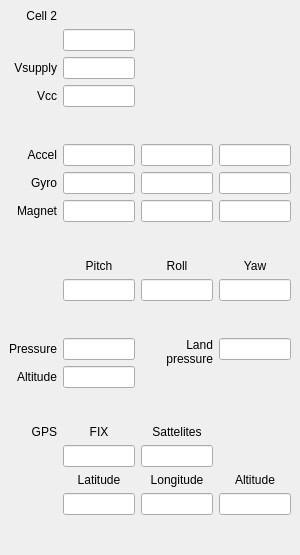
<?xml version="1.0" encoding="UTF-8"?>
<ui version="4.0">
 <class>QuadroWidget</class>
 <widget class="QWidget" name="QuadroWidget">
  <property name="geometry">
   <rect>
    <x>0</x>
    <y>0</y>
    <width>300</width>
    <height>555</height>
   </rect>
  </property>
  <property name="windowTitle">
   <string>Form</string>
  </property>
  <layout class="QGridLayout" name="gridLayout_2">
   <property name="leftMargin">
    <number>0</number>
   </property>
   <property name="topMargin">
    <number>0</number>
   </property>
   <property name="rightMargin">
    <number>0</number>
   </property>
   <property name="bottomMargin">
    <number>0</number>
   </property>
   <item row="0" column="0">
    <widget class="QWidget" name="widget_4" native="true">
     <layout class="QGridLayout" name="gridLayout">
      <item row="19" column="1">
       <widget class="QLineEdit" name="lbLat"/>
      </item>
      <item row="7" column="1">
       <widget class="QLineEdit" name="lbMagX">
        <property name="alignment">
         <set>Qt::AlignRight|Qt::AlignTrailing|Qt::AlignVCenter</set>
        </property>
        <property name="readOnly">
         <bool>true</bool>
        </property>
       </widget>
      </item>
      <item row="15" column="2">
       <widget class="QLabel" name="label_20">
        <property name="text">
         <string>Sattelites</string>
        </property>
        <property name="alignment">
         <set>Qt::AlignCenter</set>
        </property>
       </widget>
      </item>
      <item row="16" column="2">
       <widget class="QLineEdit" name="lbSats"/>
      </item>
      <item row="7" column="3">
       <widget class="QLineEdit" name="lbMagZ">
        <property name="alignment">
         <set>Qt::AlignRight|Qt::AlignTrailing|Qt::AlignVCenter</set>
        </property>
        <property name="readOnly">
         <bool>true</bool>
        </property>
       </widget>
      </item>
      <item row="2" column="0">
       <widget class="QLabel" name="label_3">
        <property name="text">
         <string>Vsupply</string>
        </property>
        <property name="alignment">
         <set>Qt::AlignRight|Qt::AlignTrailing|Qt::AlignVCenter</set>
        </property>
       </widget>
      </item>
      <item row="19" column="2">
       <widget class="QLineEdit" name="lbLon"/>
      </item>
      <item row="3" column="0">
       <widget class="QLabel" name="label_4">
        <property name="text">
         <string>Vcc</string>
        </property>
        <property name="alignment">
         <set>Qt::AlignRight|Qt::AlignTrailing|Qt::AlignVCenter</set>
        </property>
       </widget>
      </item>
      <item row="10" column="2">
       <widget class="QLineEdit" name="lbRoll">
        <property name="alignment">
         <set>Qt::AlignRight|Qt::AlignTrailing|Qt::AlignVCenter</set>
        </property>
        <property name="readOnly">
         <bool>true</bool>
        </property>
       </widget>
      </item>
      <item row="19" column="3">
       <widget class="QLineEdit" name="lbGpsAlt"/>
      </item>
      <item row="4" column="0">
       <spacer name="verticalSpacer_2">
        <property name="orientation">
         <enum>Qt::Vertical</enum>
        </property>
        <property name="sizeHint" stdset="0">
         <size>
          <width>20</width>
          <height>40</height>
         </size>
        </property>
       </spacer>
      </item>
      <item row="18" column="1">
       <widget class="QLabel" name="label_16">
        <property name="text">
         <string>Latitude</string>
        </property>
        <property name="alignment">
         <set>Qt::AlignCenter</set>
        </property>
       </widget>
      </item>
      <item row="13" column="1">
       <widget class="QLineEdit" name="lbAltitude"/>
      </item>
      <item row="7" column="2">
       <widget class="QLineEdit" name="lbMagY">
        <property name="alignment">
         <set>Qt::AlignRight|Qt::AlignTrailing|Qt::AlignVCenter</set>
        </property>
        <property name="readOnly">
         <bool>true</bool>
        </property>
       </widget>
      </item>
      <item row="11" column="0">
       <spacer name="verticalSpacer_4">
        <property name="orientation">
         <enum>Qt::Vertical</enum>
        </property>
        <property name="sizeHint" stdset="0">
         <size>
          <width>20</width>
          <height>40</height>
         </size>
        </property>
       </spacer>
      </item>
      <item row="12" column="0">
       <widget class="QLabel" name="label_12">
        <property name="text">
         <string>Pressure</string>
        </property>
        <property name="alignment">
         <set>Qt::AlignRight|Qt::AlignTrailing|Qt::AlignVCenter</set>
        </property>
       </widget>
      </item>
      <item row="5" column="1">
       <widget class="QLineEdit" name="lbAccelX">
        <property name="alignment">
         <set>Qt::AlignRight|Qt::AlignTrailing|Qt::AlignVCenter</set>
        </property>
        <property name="readOnly">
         <bool>true</bool>
        </property>
       </widget>
      </item>
      <item row="1" column="1">
       <widget class="QLineEdit" name="lbCell3">
        <property name="alignment">
         <set>Qt::AlignRight|Qt::AlignTrailing|Qt::AlignVCenter</set>
        </property>
        <property name="readOnly">
         <bool>true</bool>
        </property>
       </widget>
      </item>
      <item row="3" column="1">
       <widget class="QLineEdit" name="lbVcc">
        <property name="alignment">
         <set>Qt::AlignRight|Qt::AlignTrailing|Qt::AlignVCenter</set>
        </property>
        <property name="readOnly">
         <bool>true</bool>
        </property>
       </widget>
      </item>
      <item row="8" column="0">
       <spacer name="verticalSpacer_3">
        <property name="orientation">
         <enum>Qt::Vertical</enum>
        </property>
        <property name="sizeHint" stdset="0">
         <size>
          <width>20</width>
          <height>40</height>
         </size>
        </property>
       </spacer>
      </item>
      <item row="5" column="0">
       <widget class="QLabel" name="label_9">
        <property name="text">
         <string>Accel</string>
        </property>
        <property name="alignment">
         <set>Qt::AlignRight|Qt::AlignTrailing|Qt::AlignVCenter</set>
        </property>
       </widget>
      </item>
      <item row="9" column="3">
       <widget class="QLabel" name="label_8">
        <property name="text">
         <string>Yaw</string>
        </property>
        <property name="alignment">
         <set>Qt::AlignCenter</set>
        </property>
       </widget>
      </item>
      <item row="6" column="3">
       <widget class="QLineEdit" name="lbGyroZ">
        <property name="alignment">
         <set>Qt::AlignRight|Qt::AlignTrailing|Qt::AlignVCenter</set>
        </property>
        <property name="readOnly">
         <bool>true</bool>
        </property>
       </widget>
      </item>
      <item row="18" column="3">
       <widget class="QLabel" name="label_18">
        <property name="text">
         <string>Altitude</string>
        </property>
        <property name="alignment">
         <set>Qt::AlignCenter</set>
        </property>
       </widget>
      </item>
      <item row="10" column="3">
       <widget class="QLineEdit" name="lbYaw">
        <property name="alignment">
         <set>Qt::AlignRight|Qt::AlignTrailing|Qt::AlignVCenter</set>
        </property>
        <property name="readOnly">
         <bool>true</bool>
        </property>
       </widget>
      </item>
      <item row="5" column="2">
       <widget class="QLineEdit" name="lbAccelY">
        <property name="alignment">
         <set>Qt::AlignRight|Qt::AlignTrailing|Qt::AlignVCenter</set>
        </property>
        <property name="readOnly">
         <bool>true</bool>
        </property>
       </widget>
      </item>
      <item row="9" column="1">
       <widget class="QLabel" name="label_10">
        <property name="text">
         <string>Pitch</string>
        </property>
        <property name="alignment">
         <set>Qt::AlignCenter</set>
        </property>
       </widget>
      </item>
      <item row="13" column="0">
       <widget class="QLabel" name="label_13">
        <property name="text">
         <string>Altitude</string>
        </property>
        <property name="alignment">
         <set>Qt::AlignRight|Qt::AlignTrailing|Qt::AlignVCenter</set>
        </property>
       </widget>
      </item>
      <item row="12" column="1">
       <widget class="QLineEdit" name="lbPressure"/>
      </item>
      <item row="6" column="0">
       <widget class="QLabel" name="label_6">
        <property name="text">
         <string>Gyro</string>
        </property>
        <property name="alignment">
         <set>Qt::AlignRight|Qt::AlignTrailing|Qt::AlignVCenter</set>
        </property>
       </widget>
      </item>
      <item row="6" column="1">
       <widget class="QLineEdit" name="lbGyroX">
        <property name="alignment">
         <set>Qt::AlignRight|Qt::AlignTrailing|Qt::AlignVCenter</set>
        </property>
        <property name="readOnly">
         <bool>true</bool>
        </property>
       </widget>
      </item>
      <item row="6" column="2">
       <widget class="QLineEdit" name="lbGyroY">
        <property name="alignment">
         <set>Qt::AlignRight|Qt::AlignTrailing|Qt::AlignVCenter</set>
        </property>
        <property name="readOnly">
         <bool>true</bool>
        </property>
       </widget>
      </item>
      <item row="10" column="1">
       <widget class="QLineEdit" name="lbPitch">
        <property name="alignment">
         <set>Qt::AlignRight|Qt::AlignTrailing|Qt::AlignVCenter</set>
        </property>
        <property name="readOnly">
         <bool>true</bool>
        </property>
       </widget>
      </item>
      <item row="12" column="2" rowspan="2">
       <widget class="QLabel" name="label_14">
        <property name="text">
         <string>Land pressure</string>
        </property>
        <property name="alignment">
         <set>Qt::AlignRight|Qt::AlignTop|Qt::AlignTrailing</set>
        </property>
        <property name="wordWrap">
         <bool>true</bool>
        </property>
       </widget>
      </item>
      <item row="14" column="0">
       <spacer name="verticalSpacer_5">
        <property name="orientation">
         <enum>Qt::Vertical</enum>
        </property>
        <property name="sizeHint" stdset="0">
         <size>
          <width>20</width>
          <height>40</height>
         </size>
        </property>
       </spacer>
      </item>
      <item row="15" column="0">
       <widget class="QLabel" name="label_15">
        <property name="text">
         <string>GPS</string>
        </property>
        <property name="alignment">
         <set>Qt::AlignRight|Qt::AlignTrailing|Qt::AlignVCenter</set>
        </property>
       </widget>
      </item>
      <item row="0" column="0">
       <widget class="QLabel" name="label_5">
        <property name="text">
         <string>Cell 2</string>
        </property>
        <property name="alignment">
         <set>Qt::AlignRight|Qt::AlignTrailing|Qt::AlignVCenter</set>
        </property>
       </widget>
      </item>
      <item row="7" column="0">
       <widget class="QLabel" name="label_11">
        <property name="text">
         <string>Magnet</string>
        </property>
        <property name="alignment">
         <set>Qt::AlignRight|Qt::AlignTrailing|Qt::AlignVCenter</set>
        </property>
       </widget>
      </item>
      <item row="18" column="2">
       <widget class="QLabel" name="label_17">
        <property name="text">
         <string>Longitude</string>
        </property>
        <property name="alignment">
         <set>Qt::AlignCenter</set>
        </property>
       </widget>
      </item>
      <item row="12" column="3">
       <widget class="QLineEdit" name="lbLandPressure"/>
      </item>
      <item row="9" column="2">
       <widget class="QLabel" name="label_7">
        <property name="text">
         <string>Roll</string>
        </property>
        <property name="alignment">
         <set>Qt::AlignCenter</set>
        </property>
       </widget>
      </item>
      <item row="20" column="0">
       <spacer name="verticalSpacer">
        <property name="orientation">
         <enum>Qt::Vertical</enum>
        </property>
        <property name="sizeHint" stdset="0">
         <size>
          <width>20</width>
          <height>40</height>
         </size>
        </property>
       </spacer>
      </item>
      <item row="15" column="1">
       <widget class="QLabel" name="label_19">
        <property name="text">
         <string>FIX</string>
        </property>
        <property name="alignment">
         <set>Qt::AlignCenter</set>
        </property>
       </widget>
      </item>
      <item row="5" column="3">
       <widget class="QLineEdit" name="lbAccelZ">
        <property name="alignment">
         <set>Qt::AlignRight|Qt::AlignTrailing|Qt::AlignVCenter</set>
        </property>
        <property name="readOnly">
         <bool>true</bool>
        </property>
       </widget>
      </item>
      <item row="2" column="1">
       <widget class="QLineEdit" name="lbVsupply">
        <property name="alignment">
         <set>Qt::AlignRight|Qt::AlignTrailing|Qt::AlignVCenter</set>
        </property>
        <property name="readOnly">
         <bool>true</bool>
        </property>
       </widget>
      </item>
      <item row="16" column="1">
       <widget class="QLineEdit" name="lbFix"/>
      </item>
     </layout>
    </widget>
   </item>
  </layout>
 </widget>
 <resources/>
 <connections/>
</ui>
